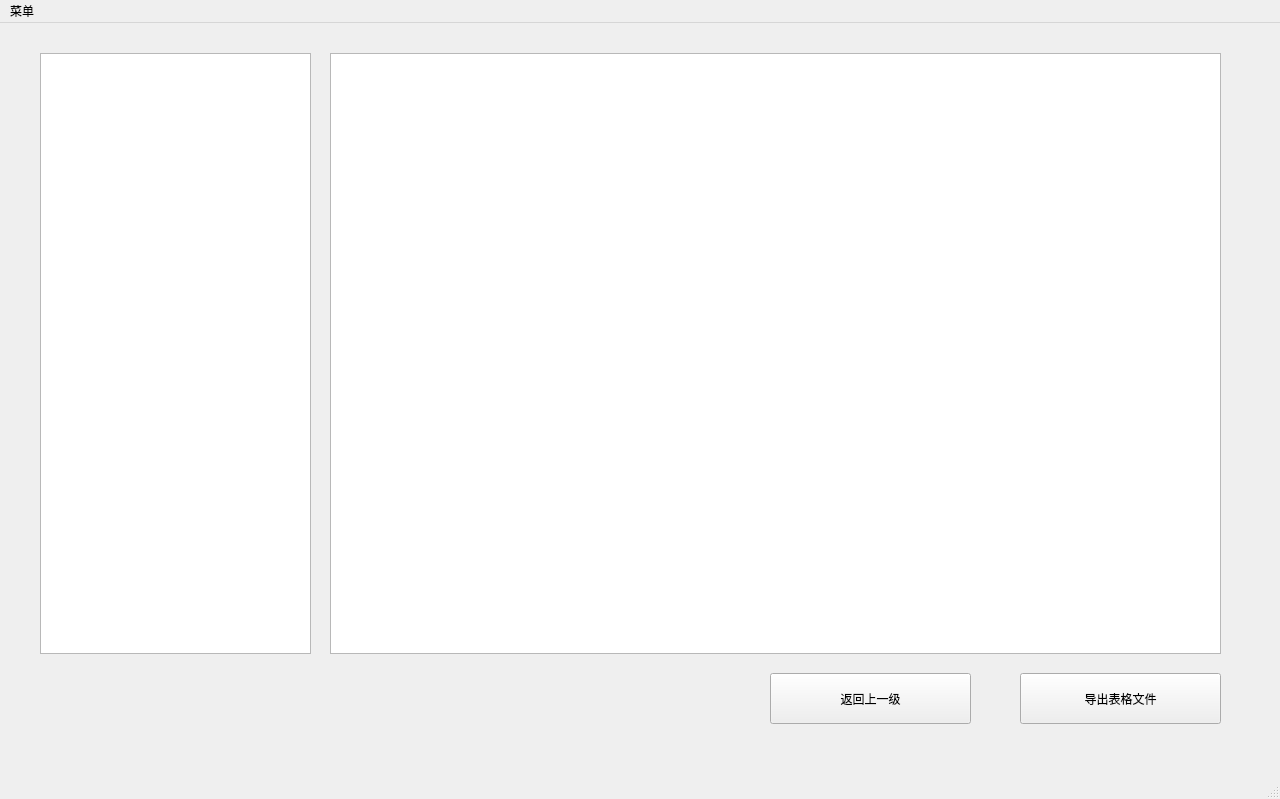
<?xml version="1.0" encoding="UTF-8"?>
<ui version="4.0">
 <class>MainWindow</class>
 <widget class="QMainWindow" name="MainWindow">
  <property name="geometry">
   <rect>
    <x>0</x>
    <y>0</y>
    <width>1280</width>
    <height>799</height>
   </rect>
  </property>
  <property name="windowTitle">
   <string>MainWindow</string>
  </property>
  <widget class="QWidget" name="centralwidget">
   <widget class="QPushButton" name="pushButton_3">
    <property name="geometry">
     <rect>
      <x>1020</x>
      <y>650</y>
      <width>201</width>
      <height>51</height>
     </rect>
    </property>
    <property name="cursor">
     <cursorShape>PointingHandCursor</cursorShape>
    </property>
    <property name="text">
     <string>导出表格文件</string>
    </property>
   </widget>
   <widget class="QPushButton" name="pushButton_5">
    <property name="geometry">
     <rect>
      <x>770</x>
      <y>650</y>
      <width>201</width>
      <height>51</height>
     </rect>
    </property>
    <property name="cursor">
     <cursorShape>PointingHandCursor</cursorShape>
    </property>
    <property name="text">
     <string>返回上一级</string>
    </property>
   </widget>
   <widget class="QGraphicsView" name="graphicsView">
    <property name="geometry">
     <rect>
      <x>330</x>
      <y>30</y>
      <width>891</width>
      <height>601</height>
     </rect>
    </property>
   </widget>
   <widget class="QTableView" name="tableView_2">
    <property name="geometry">
     <rect>
      <x>40</x>
      <y>30</y>
      <width>271</width>
      <height>601</height>
     </rect>
    </property>
   </widget>
  </widget>
  <widget class="QMenuBar" name="menubar">
   <property name="geometry">
    <rect>
     <x>0</x>
     <y>0</y>
     <width>1280</width>
     <height>18</height>
    </rect>
   </property>
   <widget class="QMenu" name="menu">
    <property name="title">
     <string>菜单</string>
    </property>
    <addaction name="separator"/>
    <addaction name="actionSimple_Example"/>
    <addaction name="actionHelp"/>
    <addaction name="actionExit"/>
    <addaction name="actionAbout_us"/>
   </widget>
   <addaction name="menu"/>
  </widget>
  <widget class="QStatusBar" name="statusbar"/>
  <action name="actionHelp">
   <property name="text">
    <string>Help</string>
   </property>
  </action>
  <action name="actionExit">
   <property name="text">
    <string>Exit</string>
   </property>
  </action>
  <action name="actionSimple_Example">
   <property name="text">
    <string>Simple example</string>
   </property>
  </action>
  <action name="actionAbout_us">
   <property name="text">
    <string>About us</string>
   </property>
  </action>
 </widget>
 <resources/>
 <connections/>
</ui>
